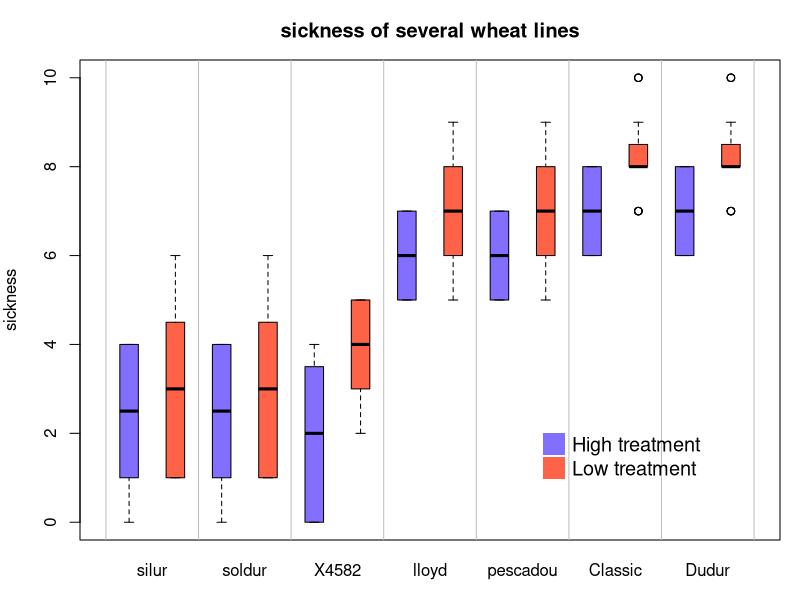

Reproduce this figure in R.
# Create dummy data
variety <- rep( c("soldur", "silur", "lloyd", "pescadou", "X4582", "Dudur", "Classic"), each=40)
treatment <- rep(c(rep("high" , 20) , rep("low" , 20)) , 7)
note <- c( rep(c(sample(0:4, 20 , replace=T) , sample(1:6, 20 , replace=T)),2), 
           rep(c(sample(5:7, 20 , replace=T), sample(5:9, 20 , replace=T)),2), 
           c(sample(0:4, 20 , replace=T) , sample(2:5, 20 , replace=T), 
             rep(c(sample(6:8, 20 , replace=T) , sample(7:10, 20 , replace=T)),2) ))
data=data.frame(variety, treatment ,  note)

# Reorder varieties (group) (mixing low and high treatments for the calculations)
new_order <- with(data, reorder(variety , note, mean , na.rm=T))

# Then I make the boxplot, asking to use the 2 factors : variety (in the good order) AND treatment :
par(mar=c(3,4,3,1))
myplot <- boxplot(note ~ treatment*new_order , data=data  , 
                  boxwex=0.4 , ylab="sickness",
                  main="sickness of several wheat lines" , 
                  col=c("slateblue1" , "tomato") ,  
                  xaxt="n")

# To add the label of x axis
my_names <- sapply(strsplit(myplot$names , '\\.') , function(x) x[[2]] )
my_names <- my_names[seq(1 , length(my_names) , 2)]
axis(1, 
     at = seq(1.5 , 14 , 2), 
     labels = my_names , 
     tick=FALSE , cex=0.3)

# Add the grey vertical lines
for(i in seq(0.5 , 20 , 2)){ 
  abline(v=i,lty=1, col="grey")
}

# Add a legend
legend("bottomright", legend = c("High treatment", "Low treatment"), 
       col=c("slateblue1" , "tomato"),
       pch = 15, bty = "n", pt.cex = 3, cex = 1.2,  horiz = F, inset = c(0.1, 0.1))